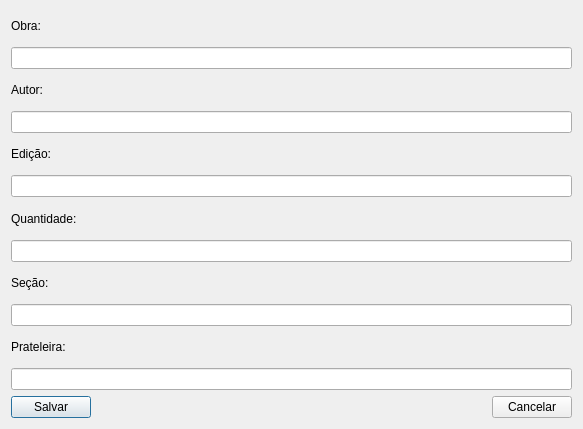
<?xml version="1.0" encoding="UTF-8"?>
<ui version="4.0">
 <class>addwindow</class>
 <widget class="QDialog" name="addwindow">
  <property name="geometry">
   <rect>
    <x>0</x>
    <y>0</y>
    <width>583</width>
    <height>429</height>
   </rect>
  </property>
  <property name="windowTitle">
   <string>Dialog</string>
  </property>
  <layout class="QVBoxLayout" name="verticalLayout_8">
   <item>
    <layout class="QVBoxLayout" name="verticalLayout_7">
     <item>
      <layout class="QVBoxLayout" name="verticalLayout">
       <item>
        <layout class="QHBoxLayout" name="horizontalLayout">
         <item>
          <widget class="QLabel" name="obralabel">
           <property name="text">
            <string>Obra: </string>
           </property>
          </widget>
         </item>
         <item>
          <widget class="QLabel" name="obralabel_2">
           <property name="text">
            <string/>
           </property>
          </widget>
         </item>
        </layout>
       </item>
       <item>
        <widget class="QLineEdit" name="obralineEdit"/>
       </item>
      </layout>
     </item>
     <item>
      <layout class="QVBoxLayout" name="verticalLayout_5">
       <item>
        <layout class="QHBoxLayout" name="horizontalLayout_3">
         <item>
          <widget class="QLabel" name="autorlabel">
           <property name="text">
            <string>Autor:</string>
           </property>
          </widget>
         </item>
         <item>
          <widget class="QLabel" name="autorlabel_2">
           <property name="text">
            <string/>
           </property>
          </widget>
         </item>
        </layout>
       </item>
       <item>
        <widget class="QLineEdit" name="autorlineEdit"/>
       </item>
      </layout>
     </item>
     <item>
      <layout class="QVBoxLayout" name="verticalLayout_6">
       <item>
        <widget class="QLabel" name="edicaolabel">
         <property name="text">
          <string>Edição: </string>
         </property>
        </widget>
       </item>
       <item>
        <widget class="QLineEdit" name="edicaolineEdit"/>
       </item>
      </layout>
     </item>
     <item>
      <layout class="QVBoxLayout" name="verticalLayout_4">
       <item>
        <layout class="QHBoxLayout" name="horizontalLayout_4">
         <item>
          <widget class="QLabel" name="qntdlabel">
           <property name="text">
            <string>Quantidade:</string>
           </property>
          </widget>
         </item>
         <item>
          <widget class="QLabel" name="qntdlabel_2">
           <property name="text">
            <string/>
           </property>
          </widget>
         </item>
        </layout>
       </item>
       <item>
        <widget class="QLineEdit" name="qntdlineEdit"/>
       </item>
      </layout>
     </item>
     <item>
      <layout class="QVBoxLayout" name="verticalLayout_3">
       <item>
        <layout class="QHBoxLayout" name="horizontalLayout_5">
         <item>
          <widget class="QLabel" name="secaolabel">
           <property name="text">
            <string>Seção:</string>
           </property>
          </widget>
         </item>
         <item>
          <widget class="QLabel" name="secaolabel_2">
           <property name="text">
            <string/>
           </property>
          </widget>
         </item>
        </layout>
       </item>
       <item>
        <widget class="QLineEdit" name="secaolineEdit"/>
       </item>
      </layout>
     </item>
     <item>
      <layout class="QVBoxLayout" name="verticalLayout_2">
       <item>
        <widget class="QLabel" name="prateleiralabel">
         <property name="text">
          <string>Prateleira:</string>
         </property>
        </widget>
       </item>
       <item>
        <widget class="QLineEdit" name="prateleiralineEdit"/>
       </item>
      </layout>
     </item>
     <item>
      <layout class="QHBoxLayout" name="horizontalLayout_2">
       <item>
        <widget class="QPushButton" name="gravarBtn">
         <property name="text">
          <string>Salvar</string>
         </property>
        </widget>
       </item>
       <item>
        <spacer name="horizontalSpacer">
         <property name="orientation">
          <enum>Qt::Horizontal</enum>
         </property>
         <property name="sizeHint" stdset="0">
          <size>
           <width>40</width>
           <height>20</height>
          </size>
         </property>
        </spacer>
       </item>
       <item>
        <widget class="QPushButton" name="cancelarBtn">
         <property name="text">
          <string>Cancelar</string>
         </property>
        </widget>
       </item>
      </layout>
     </item>
    </layout>
   </item>
  </layout>
 </widget>
 <resources/>
 <connections/>
</ui>
